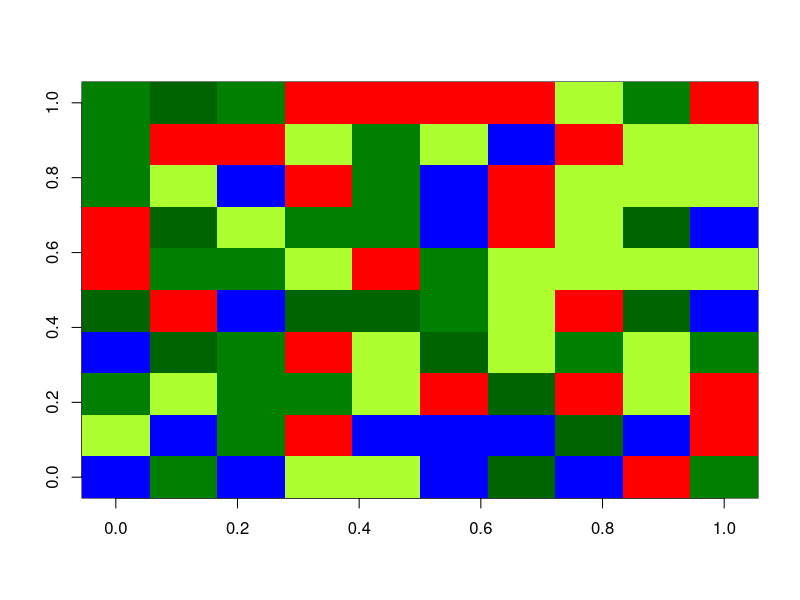

Generate this figure with R:
## ---- chunk 1
cell_states <- c(
  "Water", # 1
  "DryGrass", # 2
  "DenseTrees", # 3
  "Burning", # 4
  "NormalForest" # 5
)


grid_rows <- 10
grid_cols <- 10

# Initialize grif function
initialize_grid <- function(rows, cols) {
  grid <- matrix(nrow = rows, ncol = cols)
  for (y in 1:rows) {
    for (x in 1:cols) {
      # Sample from the indexes of the cell_States dictionary
      grid[y, x] <- sample(seq_along(cell_states), 1)
    }
  }

  return(grid)
}

initial_state <- initialize_grid(grid_rows, grid_cols)
initial_state_labels <- sapply(initial_state, function(val) cell_states[val])
## ---- chunk 2
plot_grid <- function(forest_grid) {
  cell_states_colors <- c(
    "Water" = "#0000FF", # Blue
    "DryGrass" = "#ADFF2F", # GreenYellow
    "DenseTrees" = "#006400", # DarkGreen
    "Burning" = "#FF0000", # Red
    "NormalForest" = "#008000" # Green
  )

  # Order the colors to match the cell states
  colors <- cell_states_colors[cell_states]

  # Print the image of the grid
  image(forest_grid, col = colors)

  # Add a legend
  # legend("bottom",
  #   legend = names(cell_states_colors),
  #   fill = cell_states_colors, cex = 1, horiz = TRUE
  # )
}

plot_grid(initial_state)
